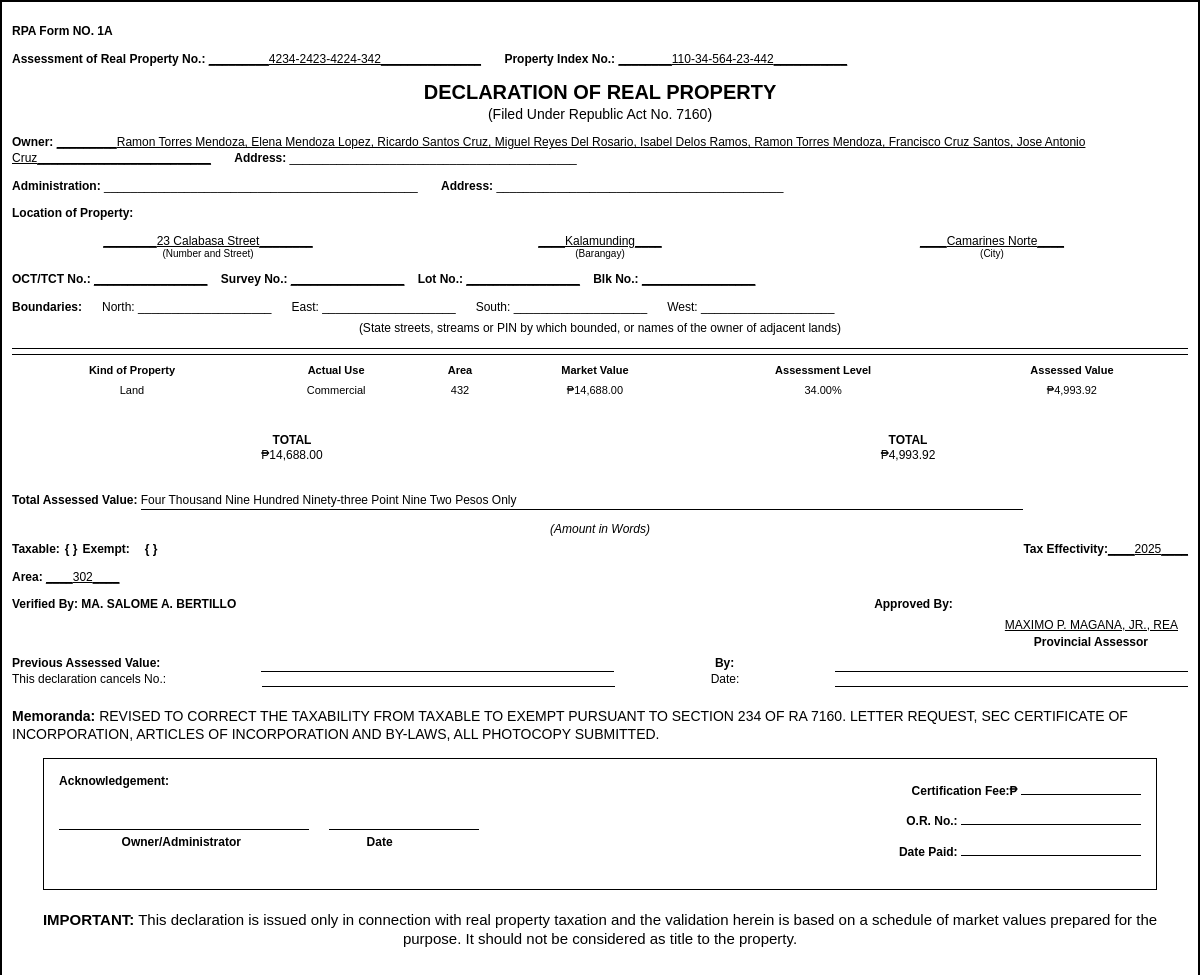
Screenshot of /Municipal/DRP.php?p_id=144 with the database file from the repository.
### tables this page shows
CREATE TABLE `rpu_idnum` (
  `rpu_id` int(50) NOT NULL,
  `arp` varchar(150) NOT NULL,
  `pin` varchar(13) DEFAULT NULL,
  `taxability` varchar(20) NOT NULL,
  `effectivity` varchar(255) NOT NULL,
  `faas_id` int(50) NOT NULL
);

CREATE TABLE `p_info` (
  `p_id` int(50) NOT NULL,
  `house_no` int(10) NOT NULL,
  `block_no` int(10) NOT NULL,
  `province` varchar(30) NOT NULL,
  `city` varchar(30) NOT NULL,
  `district` varchar(30) NOT NULL,
  `barangay` varchar(30) NOT NULL,
  `street` varchar(50) NOT NULL,
  `house_tag_no` int(10) NOT NULL,
  `land_area` int(50) NOT NULL,
  `desc_land` varchar(50) NOT NULL,
  `documents` varchar(30) NOT NULL,
  `created_at` timestamp NOT NULL DEFAULT current_timestamp(),
  `updated_at` timestamp NOT NULL DEFAULT current_timestamp() ON UPDATE current_timestamp(),
  `is_active` tinyint(1) NOT NULL DEFAULT 1,
  `disabled_at` datetime DEFAULT NULL,
  `disabled_by` int(11) DEFAULT NULL
);

CREATE TABLE `land` (
  `land_id` int(50) NOT NULL,
  `oct_no` varchar(50) NOT NULL,
  `survey_no` varchar(250) NOT NULL,
  `north` varchar(255) DEFAULT NULL,
  `east` varchar(255) DEFAULT NULL,
  `south` varchar(255) DEFAULT NULL,
  `west` varchar(255) DEFAULT NULL,
  `boun_desc` varchar(250) NOT NULL,
  `last_name` varchar(250) NOT NULL,
  `first_name` varchar(250) NOT NULL,
  `middle_name` varchar(250) NOT NULL,
  `contact_no` varchar(250) NOT NULL,
  `email` varchar(250) NOT NULL,
  `house_street` varchar(250) NOT NULL,
  `barangay` varchar(250) NOT NULL,
  `district` varchar(250) NOT NULL,
  `municipality` varchar(250) NOT NULL,
  `province` varchar(250) NOT NULL,
  `land_desc` varchar(250) NOT NULL,
  `classification` varchar(250) NOT NULL,
  `sub_class` varchar(250) NOT NULL,
  `area` int(250) NOT NULL,
  `actual_use` varchar(250) NOT NULL,
  `unit_value` decimal(10,2) NOT NULL,
  `market_value` decimal(10,2) NOT NULL,
  `adjust_factor` varchar(250) DEFAULT NULL,
  `adjust_percent` decimal(10,2) NOT NULL,
  `adjust_value` decimal(10,2) NOT NULL,
  `adjust_mv` decimal(10,2) NOT NULL,
  `assess_lvl` decimal(10,2) NOT NULL,
  `assess_value` decimal(10,2) NOT NULL,
  `faas_id` int(11) DEFAULT NULL,
  `created_at` timestamp NOT NULL DEFAULT current_timestamp(),
  `updated_at` timestamp NOT NULL DEFAULT current_timestamp() ON UPDATE current_timestamp()
);

### Municipal/DRP.php (the view, shortened to what this page needs)
<?php
$conn = Database::getInstance();
$p_id = isset($_GET['p_id']) ? (int) $_GET['p_id'] : 0;
function convertNumberToWords($number)
{
    $f = new NumberFormatter("en", NumberFormatter::SPELLOUT);
    return ucwords($f->format($number));
}
function getPInfo($conn, $p_id)
{
    $p_info = null;
    if ($stmt = $conn->prepare("SELECT * FROM p_info WHERE p_id = ?")) {
        $stmt->bind_param("i", $p_id);
        $stmt->execute();
        $result = $stmt->get_result();
        $p_info = $result->fetch_assoc();
    } else {
        die("Prepare failed: " . $conn->error);
    }
    return $p_info;
}
function getFaasInfo($conn, $p_id)
{
    $faas_info = null;
    if ($stmt = $conn->prepare("SELECT * FROM faas WHERE pro_id = ?")) {
        $stmt->bind_param("i", $p_id);
        $stmt->execute();
        $result = $stmt->get_result();
        $faas_info = $result->fetch_assoc();
    } else {
        die("Prepare failed: " . $conn->error);
    }
    return $faas_info;
}
function getOwnerFullNameByPInfo($conn, $p_id)
{
    $owners = [];
    $sql = "
        SELECT CONCAT(o.own_fname, ' ', o.own_mname, ' ', o.own_surname) AS full_name
        FROM propertyowner po
        INNER JOIN owners_tb o ON po.owner_id = o.own_id
        WHERE po.property_id = ?
    ";
    if ($stmt = $conn->prepare($sql)) {
        $stmt->bind_param("i", $p_id);
        $stmt->execute();
        $result = $stmt->get_result();
        while ($row = $result->fetch_assoc()) {
            $owners[] = trim($row['full_name']);
        }
    } else {
        die("Prepare failed: " . $conn->error);
    }
    return implode(", ", $owners);
}
function getLandProperties($conn, $faas_id)
{
    $sql = "SELECT * FROM land WHERE faas_id = ?";
    $stmt = $conn->prepare($sql);
    $stmt->bind_param("i", $faas_id);
    $stmt->execute();
    $result = $stmt->get_result();
    $land_data = [];
    while ($row = $result->fetch_assoc()) {
        $land_data[] = $row;
    }
    return $land_data;
}
function getRpuDataByFaasId($conn, $faas_id)
{
    $rpu_data = null;
    if ($stmt = $conn->prepare("SELECT * FROM rpu_idnum WHERE faas_id = ?")) {
        $stmt->bind_param("i", $faas_id);
        $stmt->execute();
        $result = $stmt->get_result();
        $rpu_data = $result->fetch_assoc();
    } else {
        die("Prepare failed: " . $conn->error);
    }
    return $rpu_data;
}
$p_info = getPInfo($conn, $p_id);
$faas_info = getFaasInfo($conn, $p_id);
$full_name = getOwnerFullNameByPInfo($conn, $p_id);
$faas_id = $faas_info['faas_id'];
$rpu_data = getRpuDataByFaasId($conn, $faas_id);
$land_properties = getLandProperties($conn, $faas_id);
function formatPin($value)
{
    $digits = preg_replace('/\D/', '', $value);
    return implode('-', [
        substr($digits, 0, 3),
        substr($digits, 3, 2),
        substr($digits, 5, 3),
        substr($digits, 8, 2),
        substr($digits, 10, 3),
    ]);
}
?>
<!DOCTYPE html>
<html lang="en">
<head>
</head>
<link rel="stylesheet" href="DRP.css">
<body>
<div class="border">
<div class="section">
    <p class="bold">RPA Form NO. 1A</p>
    <p>
        <span class="bold">Assessment of Real Property No.:</span>
        <u>_________<?= htmlspecialchars($rpu_data['arp'] ?? 'N/A') ?>_______________</u>
        <span class="bold">Property Index No.:</span>
        <u>________<?= isset($rpu_data['pin']) ? formatPin($rpu_data['pin']) : 'N/A' ?>___________</u>
</div>
<div class="section center" style="text-align: center;">
    <p class="bold" style="font-size: 20px; margin: 0;">DECLARATION OF REAL PROPERTY</p>
    <p style="margin: 0; font-size: 14px;">(Filed Under Republic Act No. 7160)</p>
</div>
<div class="section">
    <p><span class="bold">Owner: </span><u> _________<?= htmlspecialchars($full_name ?? 'N/A') ?>__________________________</u>
        &nbsp;&nbsp;&nbsp;&nbsp;&nbsp; <span class="bold">Address:</span> ___________________________________________</p>
    <p><span class="bold">Administration:</span> _______________________________________________ &nbsp;&nbsp;&nbsp;&nbsp;&nbsp; <span
            class="bold">Address:</span> ___________________________________________</p>
</div>
<div class="section">
    <p><span class="bold">Location of Property:</span></p>
    <div class="location">
        <div>
            <u>________<?= htmlspecialchars(($p_info['house_no'] ?? '') . ' ' . ($p_info['street'] ?? '')) ?: 'N/A' ?>________</u>
            <span class="label">(Number and Street)</span>
        </div>
        <div>
            <u>____<?= htmlspecialchars($p_info['barangay'] ?? 'N/A') ?>____</u>
            <span class="label">(Barangay)</span>
        </div>
        <div>
            <u>____<?= htmlspecialchars($p_info['province'] ?? 'N/A') ?>____</u>
            <span class="label">(City)</span>
        </div>
    </div>
</div>
<div class="section">
    <p><span class="bold">OCT/TCT No.:</span> <u>_________________</u> &nbsp;&nbsp; <span class="bold">Survey No.:</span>
        <u>_________________</u> &nbsp;&nbsp; <span class="bold">Lot No.:</span> <u>_________________</u> &nbsp;&nbsp; <span
            class="bold">Blk No.:</span> <u>_________________</u>
    </p>
</div>
<div class="section" style="display: flex; align-items: center; gap: 20px;">
    <p class="bold" style="margin: 0;">Boundaries:</p>
    <p style="margin: 0;">North: ____________________</p>
    <p style="margin: 0;">East: ____________________</p>
    <p style="margin: 0;">South: ____________________</p>
    <p style="margin: 0;">West: ____________________</p>
</div>
<p style="font-size: 12px; text-align: center; margin-top: 5px;">
    (State streets, streams or PIN by which bounded, or names of the owner of adjacent lands)
</p>
<div style="width: 100%; border-bottom: 1px solid black; margin: 5px 0;"></div>
<div style="width: 100%; border-bottom: 1px solid black; margin: 5px 0;"></div>
<div class="section">
        <table class="underline-table">
            <tr>
                <td class="bold">Kind of Property</td>
                <td class="bold">Actual Use</td>
                <td class="bold">Area</td>
                <td class="bold">Market Value</td>
                <td class="bold">Assessment Level</td>
                <td class="bold">Assessed Value</td>
            </tr>
             <?php
            $total_assessed = 0;
            $total_market = 0;
            if (!empty($land_properties)) {
                foreach ($land_properties as $land) {
                    $total_assessed += $land['assess_value'];
                    $total_market += $land['market_value'];
                    echo "<tr>";
                    echo "<td>Land</td>";
                    echo "<td>" . htmlspecialchars($land['actual_use']) . "</td>";
                    echo "<td>" . htmlspecialchars($land['area']) . "</td>";
                    echo "<td>₱" . number_format($land['market_value'], 2) . "</td>";
                    echo "<td>" . htmlspecialchars($land['assess_lvl']) . "%</td>";
                    echo "<td>₱" . number_format($land['assess_value'], 2) . "</td>";
                    echo "</tr>";
                }
            } else {
                echo "<tr><td colspan='6' style='text-align:center;'>No land data available.</td></tr>";
            }
            ?>
        </table>
    <div style="display: flex; justify-content: space-between; margin-top: 20px;">
        <div style="flex: 2; text-align: center;">
            <p><span class="bold">TOTAL</span><br>₱<?= number_format($total_market, 2) ?></p>
        </div>
        <div style="flex: 0.2;"></div>
        <div style="flex: 2; text-align: center;">
            <p><span class="bold">TOTAL</span><br>₱<?= number_format($total_assessed, 2) ?></p>
        </div>
    </div>
    <div style="margin-top: 5px;">
        <p style="text-align: left; display: inline-block;">
            <span class="bold">Total Assessed Value:</span>
        </p>
        <p style="display: inline-block; border-bottom: 1px solid black; width: 75%;">
            <?= ucwords(convertNumberToWords($total_assessed)) ?> Pesos Only
        </p>
        <div style="clear: both; text-align: center; font-style: italic; font-size: 12px;">
            (Amount in Words)
        </div>
    </div>
</div>
<div class="section">
    <p style="display: flex; justify-content: space-between; align-items: flex-end; margin: 0;">
        <span class="bold" style="margin-right: 5px;">Taxable:</span>
        <span class="bold" style="margin-right: 5px;">{ }</span>
        <span class="bold" style="margin-right: 15px;">Exempt:</span>
        <span class="bold" style="margin-right: 20px;">{ }</span>
        <span class="bold" style="margin-left: auto;">Tax Effectivity:</span>
        <span><u>____<?= htmlspecialchars($rpu_data['effectivity'] ?? 'N/A') ?>____</u></span>
    </p>
</div>
<div class="section">
    <p><span class="bold">Area:</span> <u>____<?= htmlspecialchars($p_info['land_area'] ?? 'N/A') ?>____</u></p>
    <p style="display: flex; justify-content: space-between; margin: 0; ">
        <span class="bold">Verified By: MA. SALOME A. BERTILLO</span>
        <span class="bold" style="text-align: right; margin-right: 20%;">Approved By:</span>
    </p>
<div style="text-align: right; margin-top: 5px; margin-right: 10px;">
    <u>MAXIMO P. MAGANA, JR., REA</u><br>
    <div style="margin-top: 2px; text-align: right; margin-right: 30px;">
    <span class="bold">Provincial Assessor</span>
</div>
</div>
</div>
<div class="section">
    <p style="display: flex; justify-content: space-between; margin: 0;">
        <span class="bold">Previous Assessed Value:</span><span style="border-bottom: 1px solid black; width: 30%; display: inline-block;"></span>
        <span class="bold">By:</span><span style="border-bottom: 1px solid black; width: 30%; display: inline-block;"></span>
    </p>
    <p style="display: flex; justify-content: space-between; margin: 0;">
        <span>This declaration cancels No.:</span><span style="border-bottom: 1px solid black; width: 30%; display: inline-block;"></span>
        <span>Date:</span><span style="border-bottom: 1px solid black; width: 30%; display: inline-block;"></span>
    </p>
    <p style="font-size: 14px; margin-top: 20px;">
        <b>Memoranda:</b> REVISED TO CORRECT THE TAXABILITY FROM TAXABLE TO EXEMPT PURSUANT TO SECTION 234 OF
        RA 7160. LETTER REQUEST, SEC CERTIFICATE OF INCORPORATION, ARTICLES OF INCORPORATION
        AND BY-LAWS, ALL PHOTOCOPY SUBMITTED.
    </p>
</div>
<div style="border: 1px solid black; padding: 15px; width: 92%; margin: auto; margin-top: 25p; min-height: 100px; ">
    <div style="display: flex; justify-content: space-between;">
        <div>
            <p style="margin: 0; font-weight: bold;">Acknowledgement:</p>
            <div style="margin-top: 15px; display: flex; justify-content: space-between; width: 100%; min-height: 50px;">
                <div style="margin-right: 20px;">
                    <span style="display: inline-block; border-bottom: 1px solid black; width: 250px; height: 25px;"></span><br>
                    <span style="font-size: 12px; font-weight: bold; margin-left: 25%;">Owner/Administrator</span>
                </div>
                <div>
                    <span style="display: inline-block; border-bottom: 1px solid black; width: 150px; height: 25px;"></span><br>
                    <span style="font-size: 12px; font-weight: bold; margin-left: 25%;">Date</span>
                </div>
            </div>
        </div>
        <div style="text-align: right;">
            <p style="margin: 0; margin-bottom: 5px;"><span style="font-weight: bold;">Certification Fee:₱</span> <span
                    style="border-bottom: 1px solid black; display: inline-block; width: 120px; height: 20px;"></span></p>
            <p style="margin: 0; margin-bottom: 5px;"><span style="font-weight: bold;">O.R. No.:</span> <span
                    style="border-bottom: 1px solid black; display: inline-block; width: 180px; height: 20px;"></span></p>
            <p style="margin: 0;"><span style="font-weight: bold;">Date Paid:</span> <span
                    style="border-bottom: 1px solid black; display: inline-block; width: 180px; height: 20px;"></span></p>
        </div>
    </div>
</div>
<div class="footer" style="padding: 10px; font-size: 15px; margin-top: -5px;">
    <p><span class="bold">IMPORTANT:</span> This declaration is issued only in connection with real property
                taxation and the validation herein is based on a schedule of market values prepared for the purpose. It
                should not be considered as title to the property.</p>
</div>
</div>
</body>
</html>

### Municipal/DRP.css (style rules this page uses)
body { font-family: Arial, sans-serif; line-height: 1.3; margin: 0; font-size: 12px; }
.center { text-align: center; }
.section { margin-bottom: 5px; }
.bold { font-weight: bold; }
table { width: 100%; border-collapse: collapse; margin: 2px 0; font-size: 11px; }
td, th { padding: 3px; border: none; text-align: start; }
.border { border: 2px solid black; padding: 10px; box-sizing: border-box; }
.footer { font-size: 10px; text-align: center; margin-top: 3px; }
.location { display: flex; justify-content: space-between; }
.label { font-size: 10px; text-align: center; margin-top: -2px; }
.location div { flex: 1; display: flex; flex-direction: column; align-items: center; }
.underline-table { border-collapse: collapse; }
.underline-table td, .underline-table th { border: none; padding: 3px; text-align: center; }

### rows the page displays
rpu_idnum: arp "4234-2423-4224-342", pin "110-34-564-23-442", effectivity "2025"
p_info: house_no+street "23 Calabasa Street", barangay "Kalamunding", province "Camarines Norte", land_area "302"
land: actual_use "Commercial", area "432", market_value "14,688.00", assess_lvl "34.00", assess_value "4,993.92"

### other values shown
$full_name "Ramon Torres Mendoza, Elena Mendoza Lopez, Ricardo Santos Cruz, Miguel Reyes Del Rosario, Isabel Delos Ramos, Ramon Torres Mendoza, Francisco Cruz Santos, Jose Antonio Cruz"
$total_market "14,688.00"
$total_assessed "4,993.92"
convertNumberToWords($total_assessed) "Four Thousand Nine Hundred Ninety-three Point Nine Two"
